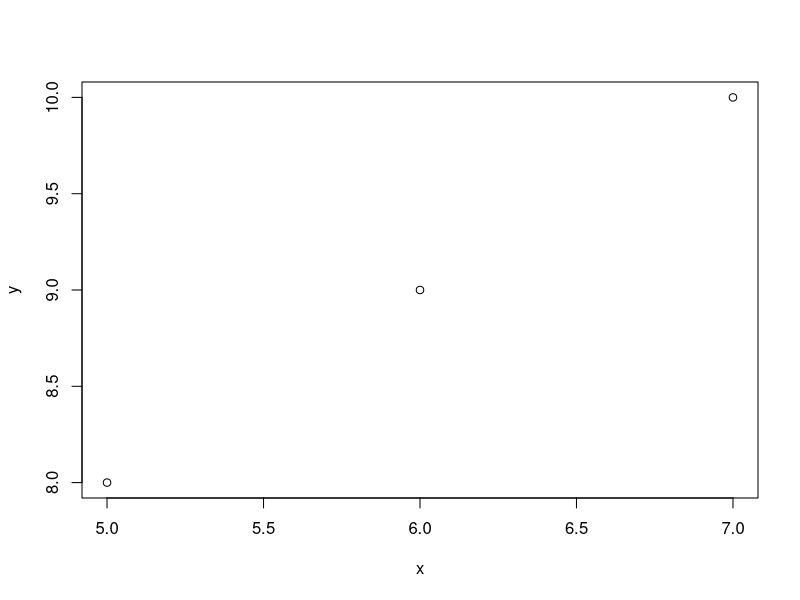

The R source for this figure:
myfirstfn <- function(x){
  x+x
}

mysecondfn <- function(t,z){
  value <- z*3
  value <- value * t
  print(value)
}
for (i in 1:15){print(i)}

PrimVec <- function(n){
  
  if (n>2){
    s <-seq(2,n)
    p<- c()
  }
}
x<-5:7
y<-8:10
plot(x,y)